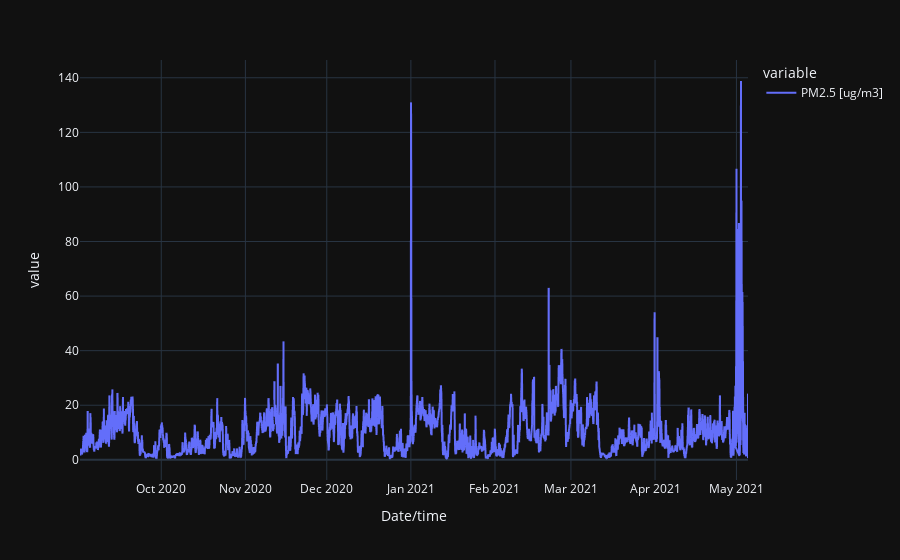

Source (notebook cell):
### Code cell
pm25_series.plot()

### Figure 1 — Plotly figure (JSON) as saved in the notebook; plotly's stock layout.template omitted (floating-point values rounded to 4 significant figures; data arrays with more than 128 entries replaced by an {"elided": "..."} marker saying what was removed)
{"data": [{"hovertemplate": "variable=PM2.5 [ug/m3]<br>Date/time=%{x}<br>value=%{y}<extra></extra>", "legendgroup": "PM2.5 [ug/m3]", "line": {"color": "#636efa", "dash": "solid"}, "mode": "lines", "name": "PM2.5 [ug/m3]", "showlegend": true, "type": "scattergl", "x": {"elided": "7439 str values"}, "xaxis": "x", "y": {"elided": "7439 float values"}, "yaxis": "y"}], "layout": {"legend": {"title": {"text": "variable"}, "tracegroupgap": 0}, "margin": {"t": 60}, "xaxis": {"anchor": "y", "domain": [0, 1], "title": {"text": "Date/time"}}, "yaxis": {"anchor": "x", "domain": [0, 1], "title": {"text": "value"}}}}
